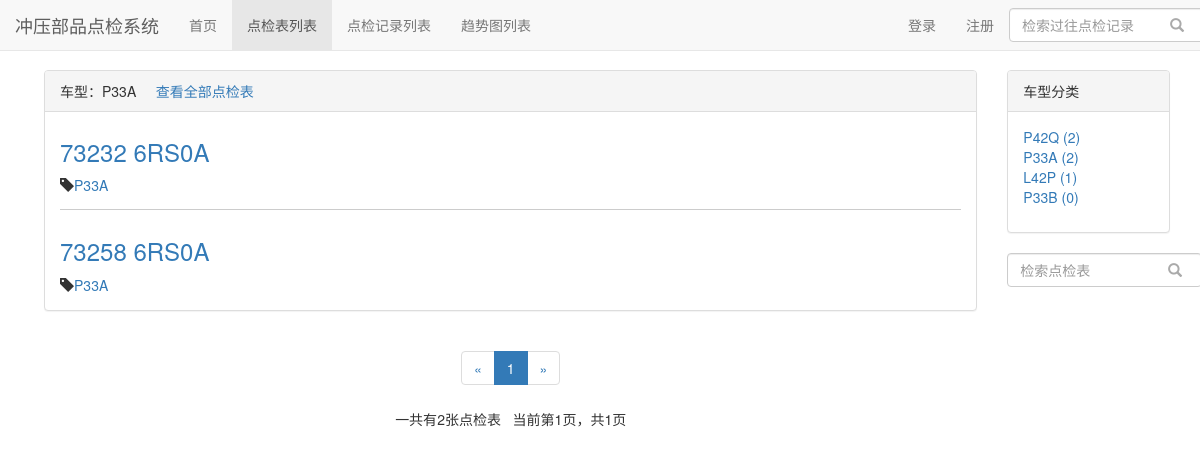
The app's page /checksheet/car_type/2 with its own data.
### checksheet/models.py (models this page shows, shortened)
class CarType(models.Model):
    type_name = models.CharField(max_length=10)
    def __str__(self):
        return self.type_name

class CheckSheet(models.Model):
    管理编号 = models.CharField(max_length=10, blank=True, null=True)
    parts_code = models.CharField(max_length=20, blank=True, null=True)
    parts_name = models.CharField(max_length=50, blank=True, null=True)
    car_type = models.ForeignKey(CarType, on_delete=models.CASCADE, verbose_name='car_type', blank = True, null=True)
    machine_type = models.ForeignKey(MachineType, on_delete=models.CASCADE)
    标准spm = models.DecimalField(max_digits = 3, decimal_places = 1, blank=True, null=True)
    容器 = models.CharField(max_length=5, blank=True, null=True)
    SNP = models.IntegerField(default=0, blank=True, null=True)
    材质 = models.CharField(max_length=20, blank=True, null=True)
    板厚 = models.CharField(max_length=20, blank=True, null=True)
    标准材料宽度 = models.IntegerField(default=0, blank=True, null=True)
    进给量 = models.DecimalField(max_digits = 5, decimal_places = 1, blank=True, null=True)
    拉延模压力设定 = models.DecimalField(max_digits = 3, decimal_places = 2, blank=True, null=True)
    模块高度设定 = models.DecimalField(max_digits = 5, decimal_places = 1, blank=True, null=True)
    气垫顶出高度设定 = models.DecimalField(max_digits = 4, decimal_places = 1, blank=True, null=True)
    发生日1 = models.DateField(blank=True, null=True)
    发生日2 = models.DateField(blank=True, null=True)
    发生日3 = models.DateField(blank=True, null=True)
    不合格内容1 = models.CharField(max_length=100, blank=True, null=True)
    不合格内容2 = models.CharField(max_length=100, blank=True, null=True)
    不合格内容3 = models.CharField(max_length=100, blank=True, null=True)
    发生原因1 = models.CharField(max_length=100, blank=True, null=True)
    发生原因2 = models.CharField(max_length=100, blank=True, null=True)
    发生原因3 = models.CharField(max_length=100, blank=True, null=True)
    管理项目1 = models.ForeignKey(ManageProject, related_name='manageproject1', verbose_name='管理项目1', on_delete=models.CASCADE, blank=True, null=True)
    规格值1 = models.CharField(max_length=20, blank=True, null=True)
    确认方法1 = models.ForeignKey(ConfirmationMethod, related_name='confirmationmethod1', verbose_name='确认方法1',on_delete=models.CASCADE, blank=True, null=True)
    确认频次1 = models.ForeignKey(ConfirmationFrequency, related_name='confirmationfrequency1', verbose_name='确认频次1',on_delete=models.CASCADE, blank=True, null=True)
    管理项目2 = models.ForeignKey(ManageProject, related_name='manageproject2', verbose_name='管理项目2', on_delete=models.CASCADE, blank=True, null=True)
    规格值2 = models.CharField(max_length=20, blank=True, null=True)
    确认方法2 = models.ForeignKey(ConfirmationMethod, related_name='confirmationmethod2', verbose_name='确认方法2',on_delete=models.CASCADE, blank=True, null=True)
    确认频次2 = models.ForeignKey(ConfirmationFrequency, related_name='confirmationfrequency2', verbose_name='确认频次2',on_delete=models.CASCADE, blank=True, null=True)
    管理项目3 = models.ForeignKey(ManageProject, related_name='manageproject3', verbose_name='管理项目3', on_delete=models.CASCADE, blank=True, null=True)
    规格值3 = models.CharField(max_length=20, blank=True, null=True)
    确认方法3 = models.ForeignKey(ConfirmationMethod, related_name='confirmationmethod3', verbose_name='确认方法3',on_delete=models.CASCADE, blank=True, null=True)
    确认频次3 = models.ForeignKey(ConfirmationFrequency, related_name='confirmationfrequency3', verbose_name='确认频次3',on_delete=models.CASCADE, blank=True, null=True)
    管理项目4 = models.ForeignKey(ManageProject, related_name='manageproject4', verbose_name='管理项目4', on_delete=models.CASCADE, blank=True, null=True)
    规格值4 = models.CharField(max_length=20, blank=True, null=True)
    确认方法4 = models.ForeignKey(ConfirmationMethod, related_name='confirmationmethod4', verbose_name='确认方法4',on_delete=models.CASCADE, blank=True, null=True)
    确认频次4 = models.ForeignKey(ConfirmationFrequency, related_name='confirmationfrequency4', verbose_name='确认频次4',on_delete=models.CASCADE, blank=True, null=True)
    管理项目5 = models.ForeignKey(ManageProject, related_name='manageproject5', verbose_name='管理项目5', on_delete=models.CASCADE, blank=True, null=True)
    规格值5 = models.CharField(max_length=20, blank=True, null=True)
    确认方法5 = models.ForeignKey(ConfirmationMethod, related_name='confirmationmethod5', verbose_name='确认方法5',on_delete=models.CASCADE, blank=True, null=True)
    确认频次5 = models.ForeignKey(ConfirmationFrequency, related_name='confirmationfrequency5', verbose_name='确认频次5',on_delete=models.CASCADE, blank=True, null=True)
    管理项目6 = models.ForeignKey(ManageProject, related_name='manageproject6', verbose_name='管理项目6', on_delete=models.CASCADE, blank=True, null=True)
    规格值6 = models.CharField(max_length=20, blank=True, null=True)
    确认方法6 = models.ForeignKey(ConfirmationMethod, related_name='confirmationmethod6', verbose_name='确认方法6',on_delete=models.CASCADE, blank=True, null=True)
    确认频次6 = models.ForeignKey(ConfirmationFrequency, related_name='confirmationfrequency6', verbose_name='确认频次6',on_delete=models.CASCADE, blank=True, null=True)
    管理项目7 = models.ForeignKey(ManageProject, related_name='manageproject7', verbose_name='管理项目7', on_delete=models.CASCADE, blank=True, null=True)
    规格值7 = models.CharField(max_length=20, blank=True, null=True)
    确认方法7 = models.ForeignKey(ConfirmationMethod, related_name='confirmationmethod7', verbose_name='确认方法7',on_delete=models.CASCADE, blank=True, null=True)
    确认频次7 = models.ForeignKey(ConfirmationFrequency, related_name='confirmationfrequency7', verbose_name='确认频次7',on_delete=models.CASCADE, blank=True, null=True)
    content1 = RichTextUploadingField()
    content2 = RichTextUploadingField(blank=True, null=True)
    author = models.ForeignKey(User, on_delete=models.CASCADE, blank=True, null=True)
    created_time = models.DateTimeField(auto_now_add=True)
    last_updated_time = models.DateTimeField(auto_now=True)
    class Meta:
        ordering = ['parts_code']

### checksheet/views.py (the view)
# urls.py: path('car_type/<int:car_type_pk>', views.cars_with_type, name="cars_with_type"),
def cars_with_type(request, car_type_pk):
    car_type = get_object_or_404(CarType, pk=car_type_pk)
    cheeksheets_all_list = CheckSheet.objects.filter(car_type=car_type)
    context = get_checksheet_list_common_data(request, cheeksheets_all_list)
    context['car_type'] = car_type
    return render(request,'checksheet/cars_with_type.html',context)

### user/forms.py (shortened to what this page needs)
class LoginForm(forms.Form):
    username_or_email = forms.CharField(
        label='用户名或邮箱',
        widget=forms.TextInput(attrs={'class':'form-control', 'placeholder':'请输入用户名或邮箱'})
    )
    password = forms.CharField(label='密码',
                               widget=forms.PasswordInput(
                               attrs={'class':'form-control', 'placeholder':'请输入密码'}))

### user/context_processors.py (called while the page is built)
def login_modal_form(request):
    return {'login_modal_form': LoginForm()}

### checksheet/templates/checksheet/cars_with_type.html (shortened to what this page needs)
{% extends 'checksheet/checksheet_list.html' %}
{% block checksheet_list_title %}
    车型：{{ car_type.type_name }}&nbsp&nbsp&nbsp&nbsp
    <a href="{%  url 'checksheet_list' %}">查看全部点检表</a>
{% endblock %}

### checksheet/templates/checksheet/checksheet_list.html (shortened to what this page needs)
{% extends 'base.html' %}
{% block nav_checksheet_active %}active{% endblock %}
{% load static %}
{% block header_extends %}
    <link rel="stylesheet" href="{% static 'checksheet/checksheet.css' %}">
{% endblock %}
{% block content %}
    <div class="container">
        <div class="row">
            <div class="col-xs-12 col-sm-8 col-md-9 col-lg-10">
                <div class="panel panel-default">
                    <div class="panel-heading">{% block checksheet_list_title %}点检表列表{% endblock %}</div>
                    <div class="panel-body">
                        {% for checksheet in checksheets %}
                            <div class="checksheet">
                                <h3><a href="{% url 'checksheet_page' checksheet.pk %}">{{ checksheet.parts_code }}</a></h3>
                                <p class="checksheet-info">
                                    <span class="glyphicon glyphicon-tag"></span><a href="{% url 'cars_with_type' checksheet.car_type.pk %}">{{ checksheet.car_type }}</a>
                                </p>
                            </div>
                        {% empty %}
                            <div class="checksheet">
                                <h3>--暂无点检表，敬请添加--</h3>
                            </div>
                        {% endfor %}
                    </div>
                </div>
                <div class="paginator">
                    <ul class="pagination">
                    <li>
                        {% if page_of_checksheets.has_previous %}
                            <a href="?page={{ page_of_checksheets.previous_page_number }}" aria-label="Previous">
                            <span aria-hidden="true">&laquo;</span>
                            </a>
                        {% else %}
                            <span aria-hidden="true">&laquo;</span>
                        {% endif %}
                    </li>
                    {% for page_num in page_range %}
                        {% if page_num == page_of_checksheets.number %}
                            <li class='active'><span>{{ page_num }}</span></li>
                        {% else %}
                            {% if page_num == '...'%}
                                <li ><span>{{ page_num }}</span></li>
                            {% else %}
                                <li><a href="?page={{ page_num }}">{{ page_num }} </a></li>
                            {% endif%}
                        {% endif %}
                    {% endfor %}
                    <li>
                        {% if page_of_checksheets.has_next %}
                            <a href="?page={{ page_of_checksheets.next_page_number}}" aria-label="Next">
                                <span aria-hidden="true">&raquo;</span>
                            </a>
                        {% else %}
                            <span aria-hidden="true">&raquo;</span>
                        {% endif %}
                    </li>
                    </ul>
                    <p>
                        一共有{{ page_of_checksheets.paginator.count }}张点检表&nbsp&nbsp
                        当前第{{ page_of_checksheets.number}}页，共{{ page_of_checksheets.paginator.num_pages }}页
                    </p>
                </div>
            </div>
            <div class="hidden-xs col-sm-4 col-md-3 col-lg-2">
                <div class="panel panel-default">
                    <div class="panel-heading">车型分类</div>
                    <div class="panel-body">
                        <ul class="car-types">
                            {% for car_type in car_types %}
                                <li>
                                    <a href="{% url 'cars_with_type' car_type.pk %}">
                                        {{ car_type.type_name }} ({{ car_type.checksheet_count }})
                                    </a>
                                </li>
                            {% empty %}
                                <li>暂无分类</li>
                            {% endfor%}
                        </ul>
                    </div>
                </div>
                <div class="search3">
                    <form class="navbar-form search-form3" action="{% url 'search3' %}">
                        <div class="form-group">
                            <input type="text" name="wd" class="form-control" placeholder="检索点检表">
                        </div>
                        <button type="submit" class="btn btn-default">
                            <span class="glyphicon glyphicon-search"></span>
                        </button>
                    </form>
                </div>
            </div>
        </div>
    </div>
{% endblock %}

### static/base.css (style rules this page uses)
* { margin: 0; padding: 0; }
body { margin-top: 70px!important; }

### checksheet/static/checksheet/checksheet.css (style rules this page uses)
div.row { padding-left: 1em; }
ul.car-types { list-style-type: none; padding-left:0 }
div.checksheet:not(:last-child) { margin-bottom: 2em; padding-bottom: 1em; border-bottom: 1px solid #ccc;; }
div.checksheet h3 { margin-top: 0.5em; }
div.checksheet p.checksheet-info { margin-bottom: 0em; }
div.paginator { text-align: center; }
.search-form3 { display: flex; width: 100%!important; margin-left: 0em; }
.search-form3 .form-group { width: 100%!important; }
.search-form3 button[type="submit"] { background: none; border: none; margin-left: -1em; color: #aaa; }
.navbar-form { padding: 0px 0px; }

### records on screen
CarType: type_name "P33A", checksheet_count "2"
CheckSheet: parts_code "73232 6RS0A", car_type "P33A"
CheckSheet: parts_code "73258 6RS0A", car_type "P33A"
CarType: type_name "P42Q", checksheet_count "2"
CarType: type_name "L42P", checksheet_count "1"
CarType: type_name "P33B", checksheet_count "0"

### other values on screen
{{ page_num }} "1"
{{ page_of_checksheets.paginator.count }} "2"
{{ page_of_checksheets.number }} "1"
{{ page_of_checksheets.paginator.num_pages }} "1"
